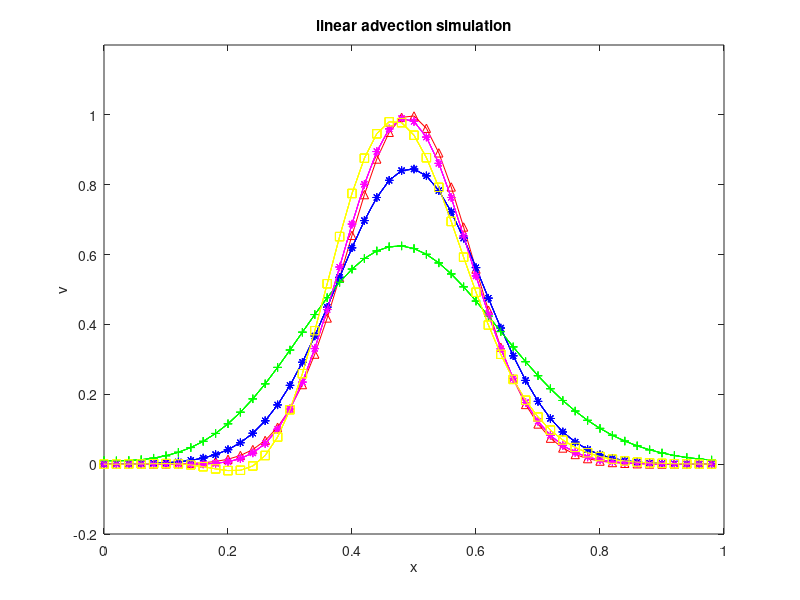

This chart was generated by the following MATLAB code:
function linadv

    % Winter 2020
    % Assignment 1

    % first initialize some parameters  
    %%%%%%%%%%%%%%%%%%%%%%%%%%%%%%%%%%
    % the advection speed
    a=1.;
    % number of grid points in space (not counting the point at x=1, which is the same as the point at x=0, due to the periodicity)
    N=50;
    % spatial step
    h =(1./(N));
    % safety constant for stability (should be smaller than 1)
    cfl=.8;
    % CFl timestep limit for the explicit methods
    dt=cfl* h/a;
    % time at which we want to end the simulation
    t_end=1.;
    % number of timesteps to be taken
    n_it = t_end/dt;
    % number of different methods we want to try
    n_methods=4;

    % initialize some arrays
    %%%%%%%%%%%%%%%%%%%%%%%%%%%%%%%%%%%
    % spatial grid (not including the point at x=1, which is the same as the point at x=0, due to the periodicity)
    x=(0:h:1-h);
    % temporal grid
    t=(0:dt:n_it*dt);
    % arrays for the numerical approximations at times n and n+1
    v_new=zeros(N,n_methods);
    v_old=zeros(N,n_methods);
    %v_new_lw=zeros(N,n_methods);
    
    % array for the exact solution
    v_exact=zeros(N,1);

    % the initial condition
    %%%%%%%%%%%%%%%%%%%%%%%%%%%%%%%%%%%
    for i=1:n_methods
       %problem 1:
       v_old(:,i)=exp(-50*(x-.5).^2);
       % Problem 2:
       %v_old(:,i)=(1.+sign(x-0.5))/2.;
    end

    % get the matrices for the implicit method
    % A V(n+1) = B V(n)
    [A,B]=mat_linadv_BC(N,a,h,dt);
    [C,D]=mat_linadv_CN(N,a,h,dt);
    % the main iteration loop
    %%%%%%%%%%%%%%%%%%%%%%%%%%%%%%%%%%
    for iter = 1:n_it

        % method 1: FU (treat the first point separately
        %    taking into account the periodicity)
        v_new(2:N,1)=v_old(2:N,1)-a*dt/h*(v_old(2:N,1)-v_old(1:N-1,1));
        v_new(1,1)=v_old(1,1)-a*dt/h*(v_old(1,1)-v_old(N,1));
        
        % method 2: the implicit method (the periodicity
        %    is taken into account in the matrices A and B)
        
        v_new(:,2)=A\(B*v_old(:,2)); % this solves the equation Ax =b
        
        % method 3: Lax - wendroff method
        c_1 = .5 * a * dt/h;
        c_2 = 2 * c_1^2;

        v_new(2:N-1,3)= v_old(2:N-1,3)- c_1*(v_old(3:N,3)-v_old(1:N-2,3)) + ...
                        c_2 *(v_old(3:N,3)- 2*v_old(2:N-1,3) + v_old(1:N-2,3));
        v_new(1,3)= v_old(1,3)- c_1*(v_old(2,3)-v_old(N,3)) + ...
                        c_2 *(v_old(2,3)- 2*v_old(1,3) + v_old(N,3));
        v_new(N,3)= v_old(N,3)- c_1*(v_old(1,3)-v_old(N-1,3)) + ...
                        c_2 *(v_old(1,3)- 2*v_old(N,3) + v_old(N-1,3));
                    
        % method 4: Crank-Nicolson method
        v_new(:,4)=C\(D*v_old(:,4));
        
        % the exact solution with a=1
        v_exact(:) = exp(-50*(x-a*t(iter+1)-.5).^2) + ...
                     exp(-50*(x-a*t(iter+1)+.5).^2);
        % Problem 2:
        % the exact solution with a=1 (until t=1, we need 3 unit
        % jumps in the solution...)
        %v_exact(:) = (1.+sign((x-a*t(iter+1))+0.5))/2. - ...
        %             (1.+sign((x-a*t(iter+1))-0.0))/2. + ...
        %             (1.+sign((x-a*t(iter+1))-0.5))/2.;
                 
        % graphical output
        plot(x,v_exact(:),'^r-')
        hold on
        for i=1:n_methods
           plot(x,v_new(:,1),'*b-')
           plot(x,v_new(:,2),'+g-')
           plot(x,v_new(:,3),'*m-')
           plot(x,v_new(:,4),'sy-')
        end
        axis([0 1 -.2 1.2])
        xlabel('x')
        ylabel('v')
        title('linear advection simulation')
        hold off
        pause(0.001)
		
        % prepare for the next iteration
        v_old=v_new;
    end

end

% the matrices for the implicit method
%-------------------------
% implicit central in space (BC)
function [A,B]=mat_linadv_BC(N,a,h,dt)
  e = ones(N,1);
  A = spdiags([-0.5*a*dt/h*e e 0.5*a*dt/h*e], [-1 0 1], N, N);
  A(1,N)=-0.5*a*dt/h;
  A(N,1)=0.5*a*dt/h;
  B=speye(N);
end

function [C,D]=mat_linadv_CN(N,a,h,dt)
  e = ones(N,1);
  C = spdiags([-0.25*a*dt/h*e e 0.25*a*dt/h*e], [-1 0 1], N, N);
  C(1,N)=-0.25*a*dt/h;
  C(N,1)=0.25*a*dt/h;
  D=spdiags([0.25*a*dt/h*e e -0.25*a*dt/h*e], [-1 0 1], N, N);
  D(1,N)=0.25*a*dt/h;
  D(N,1)=-0.25*a*dt/h;
end
